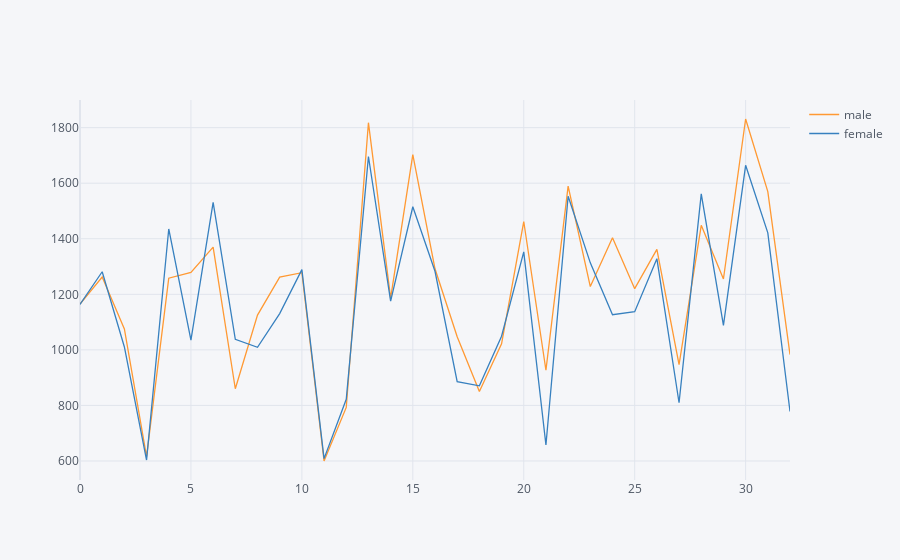

Notebook cell for this chart:
### Code cell
# commom Comparission Graph
final_gender_data.iplot()

### Figure 1 — Plotly figure (JSON) as saved in the notebook; plotly's stock layout.template omitted (floating-point values rounded to 4 significant figures)
{"data": [{"line": {"color": "rgba(255, 153, 51, 1.0)", "dash": "solid", "shape": "linear", "width": 1.3}, "mode": "lines", "name": "male", "text": "", "type": "scatter", "x": [0, 1, 2, 3, 4, 5, 6, 7, 8, 9, 10, 11, 12, 13, 14, 15, 16, 17, 18, 19, 20, 21, 22, 23, 24, 25, 26, 27, 28, 29, 30, 31, 32], "y": [1165.0, 1262.0, 1076.0, 615.7, 1258.0, 1279.0, 1370.0, 860.0, 1125.0, 1262.0, 1278.0, 600.0, 792.7, 1818.0, 1186.0, 1703.0, 1292.0, 1047.0, 850.5, 1022.0, 1462.0, 926.7, 1589.0, 1228.0, 1404.0, 1220.0, 1362.0, 947.0, 1448.0, 1255.0, 1831.0, 1570.0, 983.1]}, {"line": {"color": "rgba(55, 128, 191, 1.0)", "dash": "solid", "shape": "linear", "width": 1.3}, "mode": "lines", "name": "female", "text": "", "type": "scatter", "x": [0, 1, 2, 3, 4, 5, 6, 7, 8, 9, 10, 11, 12, 13, 14, 15, 16, 17, 18, 19, 20, 21, 22, 23, 24, 25, 26, 27, 28, 29, 30, 31, 32], "y": [1164.0, 1281.0, 1011.0, 603.4, 1435.0, 1035.0, 1531.0, 1038.0, 1009.0, 1131.0, 1289.0, 608.6, 822.1, 1696.0, 1175.0, 1515.0, 1283.0, 885.4, 870.4, 1049.0, 1353.0, 657.5, 1553.0, 1313.0, 1127.0, 1137.0, 1328.0, 809.6, 1561.0, 1088, 1664.0, 1421.0, 778.1]}], "layout": {"autosize": true, "legend": {"bgcolor": "#F5F6F9", "font": {"color": "#4D5663"}}, "paper_bgcolor": "#F5F6F9", "plot_bgcolor": "#F5F6F9", "title": {"font": {"color": "#4D5663"}}, "xaxis": {"autorange": true, "gridcolor": "#E1E5ED", "range": [0, 32], "showgrid": true, "tickfont": {"color": "#4D5663"}, "title": {"font": {"color": "#4D5663"}, "text": ""}, "type": "linear", "zerolinecolor": "#E1E5ED"}, "yaxis": {"autorange": true, "gridcolor": "#E1E5ED", "range": [531.6, 1900.0], "showgrid": true, "tickfont": {"color": "#4D5663"}, "title": {"font": {"color": "#4D5663"}, "text": ""}, "type": "linear", "zerolinecolor": "#E1E5ED"}}}
